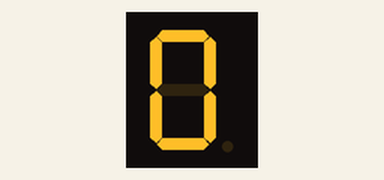
Bench run of a sketch on a simulated Arduino Uno, built with avr-gcc and run on an emulated ATmega328P. Shown: 1-digit seven-segment display.

Above: at 0.1 s.
At 4.1 s:
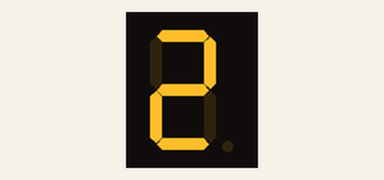
At 8.1 s:
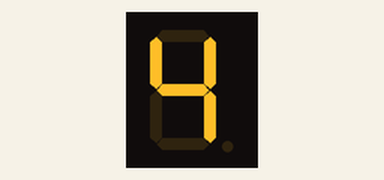
At 16.1 s:
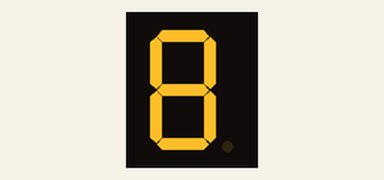
At 26.1 s:
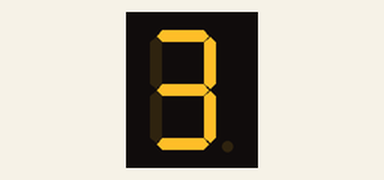
At 38.1 s:
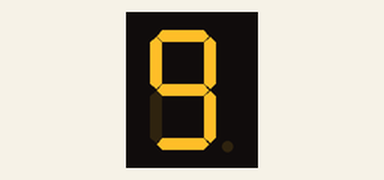

The sketch:

sevseg_counter_Num.ino
```cpp
#include <SevSeg.h>
SevSeg sevseg;

void setup() {
  // put your setup code here, to run once:
  // set to 1 for single digit display
  byte numDigits = 1;
  byte digitPins[] = {};
  //Defines ardunio pin connectiond in order:A,B,C,D,E,F,G
  byte segmentPins[] = { 3, 2, 8, 7, 6, 4, 5, 9 };
  bool resistorsOnSegments = true;
  //Initialize sevseg object. Uncomment second line if you use common cathode 7 segment
  sevseg.begin(COMMON_ANODE, numDigits, digitPins, segmentPins, resistorsOnSegments);
  sevseg.setBrightness(90);
}

void loop() {
  // put your main code here, to run repeatedly:
  //Display numbers one by one with 2 seconds delay
  for (int i = 0; i < 10; i++) {
    sevseg.setNumber(i);
    sevseg.refreshDisplay();
    delay(2000);
  }
}
```

Measured:
- what the display in image 1 shows lasts 2.0 s, from 4.0 s to 6.0 s
